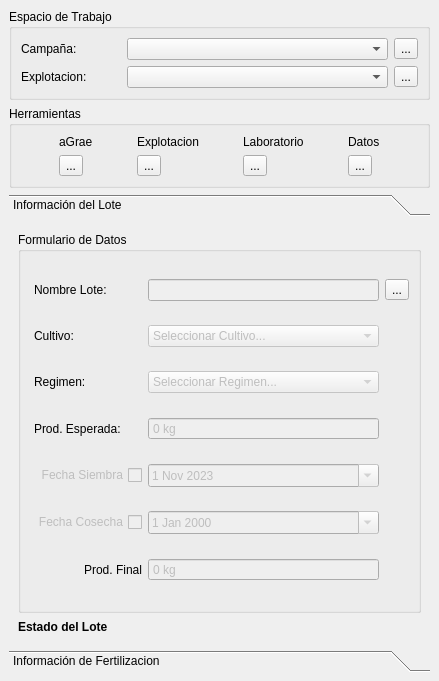
<?xml version="1.0" encoding="UTF-8"?>
<ui version="4.0">
 <class>DockWidget</class>
 <widget class="QDockWidget" name="DockWidget">
  <property name="geometry">
   <rect>
    <x>0</x>
    <y>0</y>
    <width>439</width>
    <height>681</height>
   </rect>
  </property>
  <property name="minimumSize">
   <size>
    <width>439</width>
    <height>437</height>
   </size>
  </property>
  <property name="floating">
   <bool>false</bool>
  </property>
  <property name="features">
   <set>QDockWidget::AllDockWidgetFeatures</set>
  </property>
  <property name="allowedAreas">
   <set>Qt::LeftDockWidgetArea|Qt::RightDockWidgetArea</set>
  </property>
  <property name="windowTitle">
   <string>DockWidget</string>
  </property>
  <widget class="QWidget" name="dockWidgetContents">
   <layout class="QGridLayout" name="gridLayout_6">
    <item row="4" column="0" colspan="2">
     <widget class="QToolBox" name="toolBox">
      <property name="minimumSize">
       <size>
        <width>280</width>
        <height>0</height>
       </size>
      </property>
      <property name="frameShape">
       <enum>QFrame::NoFrame</enum>
      </property>
      <property name="currentIndex">
       <number>0</number>
      </property>
      <property name="tabSpacing">
       <number>7</number>
      </property>
      <widget class="QWidget" name="page_2">
       <property name="geometry">
        <rect>
         <x>0</x>
         <y>0</y>
         <width>417</width>
         <height>381</height>
        </rect>
       </property>
       <attribute name="label">
        <string>Información del Lote</string>
       </attribute>
       <layout class="QGridLayout" name="gridLayout">
        <item row="2" column="0">
         <widget class="QLabel" name="label_15">
          <property name="maximumSize">
           <size>
            <width>16777215</width>
            <height>15</height>
           </size>
          </property>
          <property name="font">
           <font>
            <weight>75</weight>
            <bold>true</bold>
           </font>
          </property>
          <property name="text">
           <string>Estado del Lote</string>
          </property>
         </widget>
        </item>
        <item row="2" column="1" colspan="2">
         <widget class="QLabel" name="label_status">
          <property name="font">
           <font>
            <pointsize>10</pointsize>
            <weight>75</weight>
            <bold>true</bold>
           </font>
          </property>
          <property name="text">
           <string/>
          </property>
          <property name="alignment">
           <set>Qt::AlignCenter</set>
          </property>
         </widget>
        </item>
        <item row="0" column="0" colspan="3">
         <widget class="QGroupBox" name="groupBox_5">
          <property name="title">
           <string>Formulario de Datos</string>
          </property>
          <layout class="QGridLayout" name="gridLayout_7">
           <item row="2" column="1" colspan="2">
            <widget class="QComboBox" name="combo_regimen">
             <property name="enabled">
              <bool>false</bool>
             </property>
             <item>
              <property name="text">
               <string>Seleccionar Regimen...</string>
              </property>
             </item>
            </widget>
           </item>
           <item row="2" column="0">
            <widget class="QLabel" name="label_4">
             <property name="text">
              <string>Regimen:</string>
             </property>
             <property name="margin">
              <number>4</number>
             </property>
             <property name="indent">
              <number>4</number>
             </property>
            </widget>
           </item>
           <item row="3" column="1" colspan="2">
            <widget class="QSpinBox" name="line_produccion">
             <property name="enabled">
              <bool>false</bool>
             </property>
             <property name="wrapping">
              <bool>true</bool>
             </property>
             <property name="buttonSymbols">
              <enum>QAbstractSpinBox::NoButtons</enum>
             </property>
             <property name="suffix">
              <string> kg</string>
             </property>
             <property name="maximum">
              <number>1000000000</number>
             </property>
            </widget>
           </item>
           <item row="6" column="0">
            <widget class="QCheckBox" name="check_cosecha">
             <property name="enabled">
              <bool>false</bool>
             </property>
             <property name="layoutDirection">
              <enum>Qt::RightToLeft</enum>
             </property>
             <property name="text">
              <string>Fecha Cosecha</string>
             </property>
            </widget>
           </item>
           <item row="5" column="0">
            <widget class="QCheckBox" name="check_siembra">
             <property name="enabled">
              <bool>false</bool>
             </property>
             <property name="layoutDirection">
              <enum>Qt::RightToLeft</enum>
             </property>
             <property name="text">
              <string>Fecha Siembra</string>
             </property>
             <property name="tristate">
              <bool>false</bool>
             </property>
            </widget>
           </item>
           <item row="3" column="0">
            <widget class="QLabel" name="label_7">
             <property name="text">
              <string>Prod. Esperada:</string>
             </property>
             <property name="margin">
              <number>4</number>
             </property>
             <property name="indent">
              <number>4</number>
             </property>
            </widget>
           </item>
           <item row="1" column="1" colspan="2">
            <widget class="QComboBox" name="combo_cultivo">
             <property name="enabled">
              <bool>false</bool>
             </property>
             <property name="editable">
              <bool>false</bool>
             </property>
             <item>
              <property name="text">
               <string>Seleccionar Cultivo...</string>
              </property>
             </item>
            </widget>
           </item>
           <item row="6" column="1" colspan="2">
            <widget class="QDateEdit" name="date_cosecha">
             <property name="enabled">
              <bool>false</bool>
             </property>
             <property name="calendarPopup">
              <bool>true</bool>
             </property>
            </widget>
           </item>
           <item row="1" column="0">
            <widget class="QLabel" name="label_2">
             <property name="text">
              <string>Cultivo: </string>
             </property>
             <property name="margin">
              <number>4</number>
             </property>
             <property name="indent">
              <number>4</number>
             </property>
            </widget>
           </item>
           <item row="0" column="1" colspan="2">
            <widget class="QLineEdit" name="line_nombre">
             <property name="enabled">
              <bool>false</bool>
             </property>
             <property name="readOnly">
              <bool>false</bool>
             </property>
            </widget>
           </item>
           <item row="5" column="1" colspan="2">
            <widget class="QDateEdit" name="date_siembra">
             <property name="enabled">
              <bool>false</bool>
             </property>
             <property name="minimumDate">
              <date>
               <year>2023</year>
               <month>11</month>
               <day>1</day>
              </date>
             </property>
             <property name="calendarPopup">
              <bool>true</bool>
             </property>
            </widget>
           </item>
           <item row="0" column="3">
            <widget class="QToolButton" name="tool_lote">
             <property name="text">
              <string>...</string>
             </property>
            </widget>
           </item>
           <item row="0" column="0">
            <widget class="QLabel" name="label">
             <property name="text">
              <string>Nombre Lote:</string>
             </property>
             <property name="margin">
              <number>4</number>
             </property>
             <property name="indent">
              <number>4</number>
             </property>
            </widget>
           </item>
           <item row="7" column="1" colspan="2">
            <widget class="QSpinBox" name="line_prod_final">
             <property name="enabled">
              <bool>false</bool>
             </property>
             <property name="buttonSymbols">
              <enum>QAbstractSpinBox::NoButtons</enum>
             </property>
             <property name="suffix">
              <string> kg</string>
             </property>
             <property name="maximum">
              <number>1000000000</number>
             </property>
            </widget>
           </item>
           <item row="7" column="0">
            <widget class="QLabel" name="label_19">
             <property name="enabled">
              <bool>true</bool>
             </property>
             <property name="text">
              <string>Prod. Final</string>
             </property>
             <property name="alignment">
              <set>Qt::AlignRight|Qt::AlignTrailing|Qt::AlignVCenter</set>
             </property>
            </widget>
           </item>
          </layout>
         </widget>
        </item>
       </layout>
      </widget>
      <widget class="QWidget" name="page_3">
       <property name="geometry">
        <rect>
         <x>0</x>
         <y>0</y>
         <width>417</width>
         <height>381</height>
        </rect>
       </property>
       <attribute name="label">
        <string>Información de Fertilizacion</string>
       </attribute>
       <layout class="QVBoxLayout" name="verticalLayout_2">
        <item>
         <widget class="QGroupBox" name="groupBox">
          <property name="maximumSize">
           <size>
            <width>16777215</width>
            <height>100</height>
           </size>
          </property>
          <property name="title">
           <string>Cultivos asociados a la Exp. y Camp. Seleccionados.</string>
          </property>
          <layout class="QGridLayout" name="gridLayout_2">
           <item row="0" column="1">
            <widget class="QComboBox" name="combo_cultivo_2"/>
           </item>
           <item row="0" column="0">
            <widget class="QLabel" name="label_6">
             <property name="maximumSize">
              <size>
               <width>80</width>
               <height>16777215</height>
              </size>
             </property>
             <property name="text">
              <string>Cultivo:</string>
             </property>
            </widget>
           </item>
          </layout>
         </widget>
        </item>
        <item>
         <widget class="QGroupBox" name="groupBox_2">
          <property name="title">
           <string>Datos de Fertilización</string>
          </property>
          <layout class="QGridLayout" name="gridLayout_4">
           <item row="4" column="0">
            <widget class="QLabel" name="label_3">
             <property name="maximumSize">
              <size>
               <width>16777215</width>
               <height>15</height>
              </size>
             </property>
             <property name="font">
              <font>
               <weight>75</weight>
               <bold>true</bold>
              </font>
             </property>
             <property name="text">
              <string>Estado de Fertilizacion</string>
             </property>
            </widget>
           </item>
           <item row="1" column="0">
            <widget class="QLabel" name="label_10">
             <property name="text">
              <string>Seleccionar Aplicacion:</string>
             </property>
            </widget>
           </item>
           <item row="1" column="1">
            <widget class="QComboBox" name="combo_aplicacion">
             <item>
              <property name="text">
               <string>1ra Aplicacion</string>
              </property>
             </item>
             <item>
              <property name="text">
               <string>2da Aplicacion</string>
              </property>
             </item>
             <item>
              <property name="text">
               <string>3ra Aplicacion</string>
              </property>
             </item>
             <item>
              <property name="text">
               <string>4ta Aplicacion</string>
              </property>
             </item>
            </widget>
           </item>
           <item row="1" column="2">
            <widget class="QToolButton" name="tool_fert">
             <property name="text">
              <string>...</string>
             </property>
             <property name="toolButtonStyle">
              <enum>Qt::ToolButtonIconOnly</enum>
             </property>
             <property name="arrowType">
              <enum>Qt::NoArrow</enum>
             </property>
            </widget>
           </item>
           <item row="4" column="1">
            <widget class="QLabel" name="label_status_fertilizacion">
             <property name="text">
              <string/>
             </property>
            </widget>
           </item>
           <item row="3" column="0" colspan="3">
            <widget class="QGroupBox" name="groupBox_3">
             <property name="enabled">
              <bool>true</bool>
             </property>
             <property name="title">
              <string/>
             </property>
             <layout class="QGridLayout" name="gridLayout_5">
              <item row="4" column="1">
               <widget class="QLabel" name="label_11">
                <property name="text">
                 <string>Ajuste NPK</string>
                </property>
               </widget>
              </item>
              <item row="2" column="3">
               <widget class="QLineEdit" name="line_formula">
                <property name="enabled">
                 <bool>false</bool>
                </property>
                <property name="inputMask">
                 <string>00-00-00</string>
                </property>
                <property name="text">
                 <string>--</string>
                </property>
                <property name="placeholderText">
                 <string>N-P-K</string>
                </property>
               </widget>
              </item>
              <item row="4" column="3">
               <widget class="QComboBox" name="combo_ajuste">
                <property name="enabled">
                 <bool>false</bool>
                </property>
                <item>
                 <property name="text">
                  <string>Seleccionar...</string>
                 </property>
                </item>
                <item>
                 <property name="text">
                  <string>N</string>
                 </property>
                </item>
                <item>
                 <property name="text">
                  <string>P</string>
                 </property>
                </item>
                <item>
                 <property name="text">
                  <string>K</string>
                 </property>
                </item>
                <item>
                 <property name="text">
                  <string>PK</string>
                 </property>
                </item>
               </widget>
              </item>
              <item row="1" column="1">
               <widget class="QLabel" name="label_12">
                <property name="text">
                 <string>Fecha</string>
                </property>
               </widget>
              </item>
              <item row="2" column="1">
               <widget class="QLabel" name="label_13">
                <property name="text">
                 <string>Formula NPK</string>
                </property>
               </widget>
              </item>
              <item row="3" column="1">
               <widget class="QLabel" name="label_14">
                <property name="text">
                 <string>Precio</string>
                </property>
               </widget>
              </item>
              <item row="1" column="3">
               <widget class="QDateEdit" name="date_aplicacion">
                <property name="enabled">
                 <bool>false</bool>
                </property>
                <property name="buttonSymbols">
                 <enum>QAbstractSpinBox::NoButtons</enum>
                </property>
                <property name="calendarPopup">
                 <bool>true</bool>
                </property>
               </widget>
              </item>
              <item row="3" column="3">
               <widget class="QSpinBox" name="line_precio">
                <property name="enabled">
                 <bool>false</bool>
                </property>
                <property name="buttonSymbols">
                 <enum>QAbstractSpinBox::NoButtons</enum>
                </property>
                <property name="maximum">
                 <number>1000000000</number>
                </property>
               </widget>
              </item>
             </layout>
            </widget>
           </item>
          </layout>
         </widget>
        </item>
       </layout>
      </widget>
     </widget>
    </item>
    <item row="2" column="0" colspan="2">
     <widget class="QGroupBox" name="groupBox_4">
      <property name="title">
       <string>Espacio de Trabajo</string>
      </property>
      <layout class="QGridLayout" name="gridLayout_3">
       <item row="1" column="1">
        <widget class="QComboBox" name="combo_explotacion"/>
       </item>
       <item row="1" column="0">
        <widget class="QLabel" name="label_8">
         <property name="text">
          <string>Explotacion:</string>
         </property>
        </widget>
       </item>
       <item row="1" column="2">
        <widget class="QToolButton" name="tool_exp">
         <property name="text">
          <string>...</string>
         </property>
        </widget>
       </item>
       <item row="0" column="1">
        <widget class="QComboBox" name="combo_campania"/>
       </item>
       <item row="0" column="2">
        <widget class="QToolButton" name="tool_camp">
         <property name="text">
          <string>...</string>
         </property>
        </widget>
       </item>
       <item row="0" column="0">
        <widget class="QLabel" name="label_9">
         <property name="maximumSize">
          <size>
           <width>100</width>
           <height>16777215</height>
          </size>
         </property>
         <property name="text">
          <string>Campaña:</string>
         </property>
        </widget>
       </item>
      </layout>
     </widget>
    </item>
    <item row="3" column="0" colspan="2">
     <widget class="QGroupBox" name="groupBox_6">
      <property name="title">
       <string>Herramientas</string>
      </property>
      <layout class="QGridLayout" name="gridLayout_8">
       <item row="0" column="2">
        <widget class="QLabel" name="label_16">
         <property name="text">
          <string>Laboratorio</string>
         </property>
        </widget>
       </item>
       <item row="0" column="1">
        <widget class="QLabel" name="label_5">
         <property name="text">
          <string>Explotacion</string>
         </property>
        </widget>
       </item>
       <item row="0" column="3">
        <widget class="QLabel" name="label_17">
         <property name="text">
          <string>Datos</string>
         </property>
        </widget>
       </item>
       <item row="1" column="3">
        <widget class="QToolButton" name="tool_data">
         <property name="text">
          <string>...</string>
         </property>
        </widget>
       </item>
       <item row="1" column="1">
        <widget class="QToolButton" name="tool_exp_2">
         <property name="text">
          <string>...</string>
         </property>
         <property name="toolButtonStyle">
          <enum>Qt::ToolButtonIconOnly</enum>
         </property>
        </widget>
       </item>
       <item row="1" column="2">
        <widget class="QToolButton" name="tool_lab">
         <property name="text">
          <string>...</string>
         </property>
        </widget>
       </item>
       <item row="1" column="0">
        <widget class="QToolButton" name="tool_agrae">
         <property name="text">
          <string>...</string>
         </property>
        </widget>
       </item>
       <item row="0" column="0">
        <widget class="QLabel" name="label_18">
         <property name="text">
          <string>aGrae</string>
         </property>
        </widget>
       </item>
      </layout>
     </widget>
    </item>
   </layout>
  </widget>
 </widget>
 <resources/>
 <connections/>
</ui>
